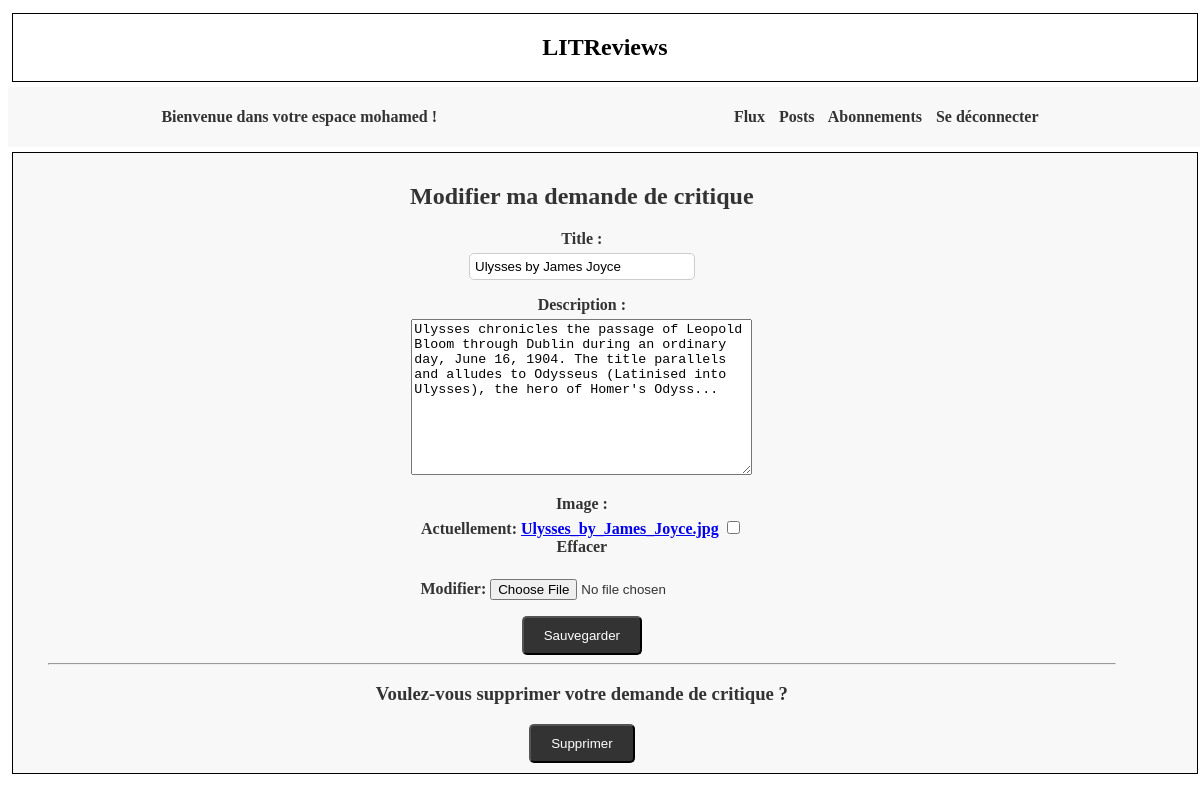
The app's page /2/editticket/ (signed in) with its own data.
### authentication/models.py (models this page shows, shortened)
class User(AbstractUser):
    AUTHOR = "AUTHOR"
    FOLLOWER = "FOLLOWER"
    ROLE_CHOICES = (
        (AUTHOR, "Auteur"),
        (FOLLOWER, "Abonné"),
    )
    profile_photo = models.ImageField(verbose_name="Image de profil")
    role = models.CharField(max_length=30,
                            choices=ROLE_CHOICES, verbose_name="Rôle")

### flux/models.py (models this page shows, shortened)
class Ticket(models.Model):
    IMAGE_MAX_SIZE = (250, 250)
    title = models.CharField(max_length=128)
    description = models.TextField(max_length=2048, blank=True)
    user = models.ForeignKey(to=settings.AUTH_USER_MODEL, on_delete=models.CASCADE)
    image = models.ImageField(null=True, blank=True)
    time_created = models.DateTimeField(auto_now_add=True)
    is_reviewed = models.BooleanField(default=False)
    objects = models.Manager()  # Ajout du gestionnaire d'objets par défaut

### flux/views.py (the view, shortened to what this page needs)
# urls.py: path("<int:ticket_id>/editticket/", edit_ticket, name="edit_ticket"),
@login_required
def edit_ticket(request, ticket_id):
    ticket = get_object_or_404(Ticket, id=ticket_id)
    edit_form = TicketForm(instance=ticket)
    delete_form = DeleteTicketForm()
    context = {
        "edit_form": edit_form,
        "delete_form": delete_form,
    }
    return render(request, "flux/edit_ticket.html",
                  context=context)

### flux/forms.py
class TicketForm(forms.ModelForm):
    class Meta:
        model = Ticket
        fields = ["title", "description", "image"]

class DeleteTicketForm(forms.Form):
    delete_ticket = forms.BooleanField(widget=forms.HiddenInput, initial=True)

### flux/templates/flux/edit_ticket.html (shortened to what this page needs)
{% extends 'base.html' %}
{% load static %}
{% block content %}
    <link rel="stylesheet" href="{% static 'style.css' %}">
    <div class="content">
        <h2>Modifier ma demande de critique</h2>
        <form method="post" enctype="multipart/form-data">
            <div class="form-group">
                {{ edit_form.as_p }}
            </div>
            <button class="button" type="submit">Sauvegarder</button>
        </form>
        <hr>
        <h3>Voulez-vous supprimer votre demande de critique ?</h3>
        <form method="post" enctype="multipart/form-data">
            <button class="button" type="submit">Supprimer</button>
        </form>
    </div>
{% endblock content %}

### litreviews/templates/base.html (shortened to what this page needs)
{% load static %}
<!DOCTYPE html>
<html lang="fr">
<head>
    <link rel="stylesheet" href="{% static 'style.css' %}">
</head>
<body>
    <section>
    <div class="border">
        <h1>LITReviews</h1>
    </div>
    </section>
    {%  if user.is_authenticated %}
    <nav class="header">
        <p>Bienvenue dans votre espace {{ request.user }} !</p>
        <p>
            <a href="{% url 'flux' %}">Flux</a>
            <a href="{% url 'posts' %}">Posts</a>
            <a href="{% url 'follow_users' %}">Abonnements</a>
            <a href="{% url 'logout' %}">Se déconnecter</a>
        </p>
    </nav>
    {% endif %}
    <section>
    <div class="border header">
        <div class="content">
        {% block content %}{% endblock content %}
        </div>
    </div>
    </section>
</body>
</html>

### litreviews/static/style.css (style rules this page uses)
body { box-sizing: border-box; background-color: white; color: black; }
section { display: flex; flex-direction: column; align-items: center; justify-content: center; box-sizing: content-box; width: 100%; padding: 5px; text-align: center; }
nav { display: flex; justify-content: flex-end; width: 100%; padding: 5px; text-align: justify; background-color: #f8f8f8; color: #333; font-weight: bold; }
nav a { margin-right: 10px; color: #333; text-decoration: none; }
div { align-items: left; justify-content: left; }
.border { border: solid 1px #000000; background-color: #ffffff; width: 100%; }
.header { display: flex; justify-content: space-around; background-color: #f8f8f8; color: #333; font-weight: bold; }
.content { width: 95%; padding: 5px; }
.button { display: inline-block; padding: 10px 20px; background-color: #333; color: #fff; text-decoration: none; border-radius: 5px; transition: background-color 0.3s ease; }
.form-group { margin-bottom: 10px; }
.form-group label { display: block; font-weight: bold; margin-bottom: 5px; }
.form-group input[type="text"], .form-group input[type="password"] { padding: 5px; width: 20%; margin: 0 auto; border: 1px solid #ccc; border-radius: 5px; }

### records on screen
User: user "mohamed"
Ticket: title "Ulysses by James Joyce", description "Ulysses chronicles the passage of Leopold Bloom through Dublin during an ordinary day, June 16, 1904. The title parallels and alludes to Odysseus (Latinised into Ulysses), the hero of Homer's Odyss..."
